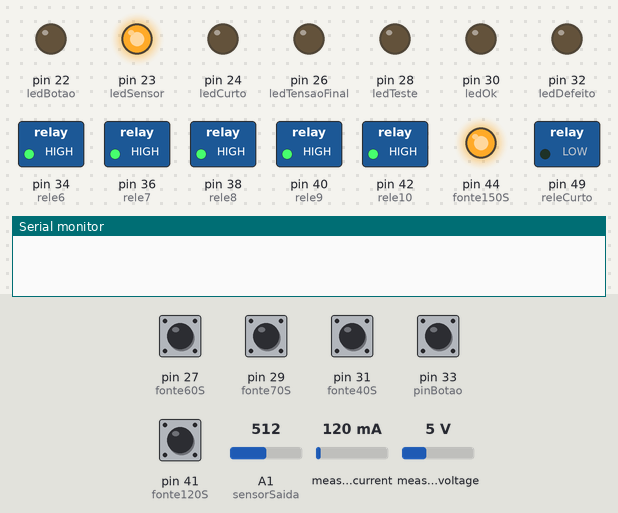
Bench run of a sketch on a simulated Arduino Mega 2560, built with avr-gcc and run on an emulated ATmega2560. Shown: switched loads named in the sketch (green lamp = pin HIGH), output pins drawn as LEDs (lit = HIGH), the last lines printed to the serial monitor. Dashed ring = blinking. Inputs (shaded band) come from the test bench; at power-on: pin 27 (fonte60S), pin 29 (fonte70S), pin 31 (fonte40S), pin 33 (pinBotao), pin 41 (fonte120S) HIGH, A1 (sensorSaida) = 512, measured current 120 mA, measured voltage 5 V.

Above: at 1.6 s.
2.3 s: pin 33 (pinBotao) pulled LOW for 0.2 s
At 3.2 s:
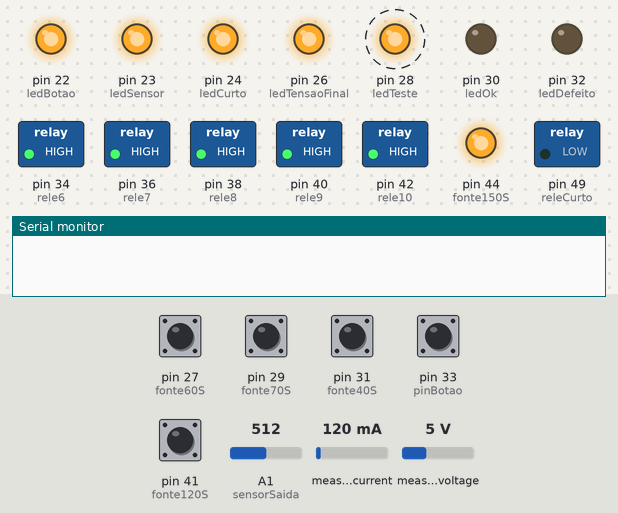
5.3 s: A1 (sensorSaida) set to 476
At 6.2 s:
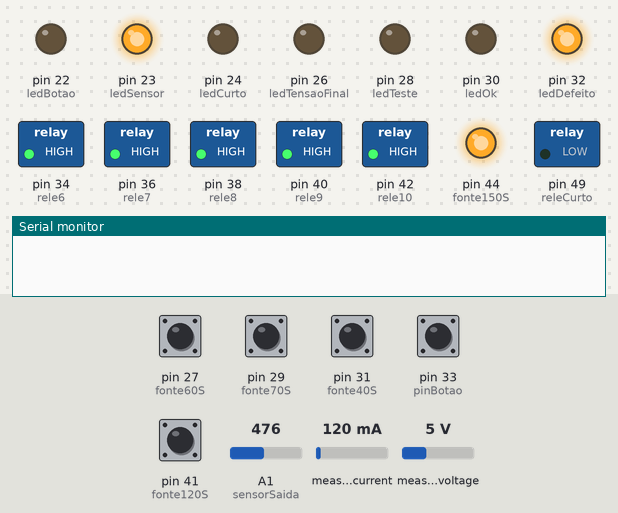
8.3 s: pin 33 (pinBotao) pulled LOW for 1 s
At 9.1 s:
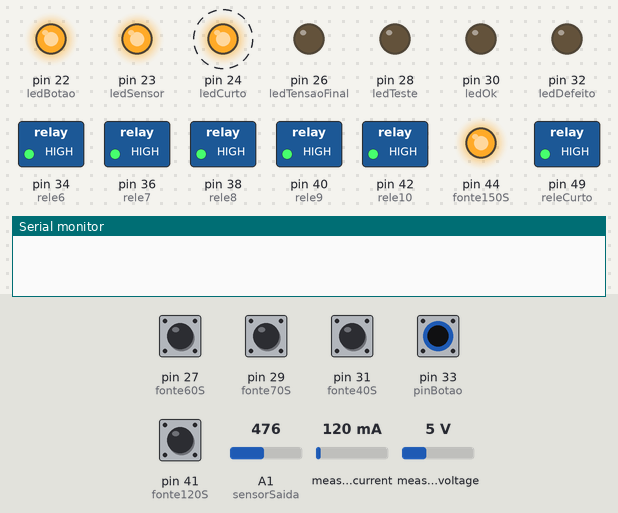
11.3 s: A1 (sensorSaida) set to 511
At 14.9 s:
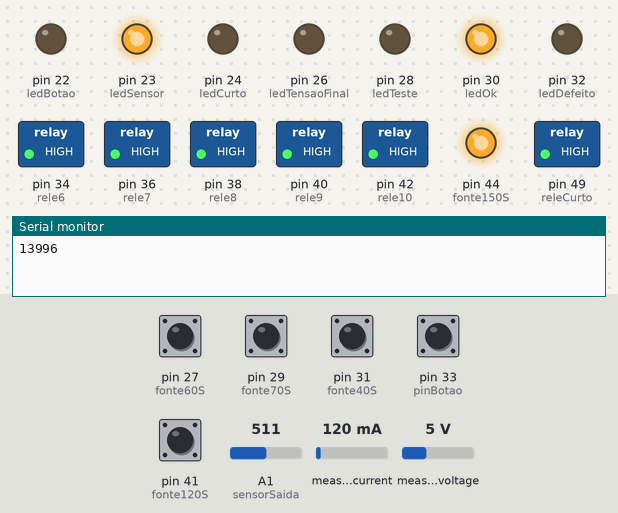
Timing chart, 0 to 18.3 s (numbered marks = the images above; inputs shaded):
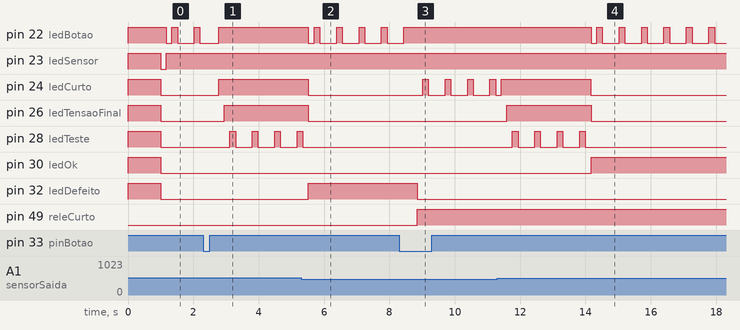

The sketch:

JFA_projeto_v5.ino
```cpp
//ler sensores
#include "EmonLib.h" //INCLUSÃO DE BIBLIOTECA

#define VOLT_CAL 127.0 //VALOR DE CALIBRAÇÃO (DEVE SER AJUSTADO EM PARALELO COM UM MULTÍMETRO)

EnergyMonitor emon1;
//portas entradas
#define pinBotao 33
//seletora
#define fonte40S 31
#define fonte60S 27
#define fonte70S 29
#define fonte120S 41
#define fonte150S  44
#define fonte200S 46
//leds
#define ledBotao 22
#define ledTeste 28
#define ledSensor 23
#define ledOk 30
#define ledDefeito 32
#define ledCurto 24
#define ledTensaoFinal 26
//portas entradas sensores
#define sensor A0
#define sensorSaida A1
#define sensorCorrenteSaida A2
//disjuntores
#define rele1 50
#define rele2 51
#define rele3 53
#define rele4 50
#define rele5 52
#define rele6 34
#define rele7 36
#define rele8 38
#define rele9 40
#define rele10 42
#define rele11 44
#define rele12 46
#define rele13 48
//reles
#define releCurto 49
//varaiveis de tempo
unsigned long timeTeste;
unsigned long tempo;
unsigned long delayPiscaCurto;
unsigned long delayPiscaCurtos;
unsigned long delayCurto;
unsigned long timeCurto;
unsigned long delayRele;
unsigned long timeRele;
//funcoes
void fonte40();
void ligaRede();
void teste_curto();
void fonte60();
void fonte70();
void fonte120();
void fonte150();
void fonte200();
void desliga_fontes();
void controla_led_sensor();
//variavel de cont
int x = 0;
int y = 0;
int varificar = 0;
//variaveis sensores
float tensaoEntrada = 0.0;
float tensaoMedida = 0.0;

float valorR1 = 30000.0;
float valorR2 = 7500.0;
int leituraSensor = 0;
void setup() {
  digitalWrite(rele1, HIGH);
  digitalWrite(rele2, HIGH);
  digitalWrite(rele3, HIGH);
  digitalWrite(rele4, HIGH);
  digitalWrite(rele5, HIGH);
  digitalWrite(rele6, HIGH);
  digitalWrite(rele7, HIGH);
  digitalWrite(rele8, HIGH);
  digitalWrite(rele9, HIGH);
  digitalWrite(rele10, HIGH);
  digitalWrite(rele11, HIGH);
  digitalWrite(rele12, HIGH);
  digitalWrite(rele13, HIGH);
  Serial.begin(9600);//inicia a porta serial na 9600
  //define leds
  pinMode(ledBotao, OUTPUT);
  pinMode(ledOk, OUTPUT);
  pinMode(ledDefeito, OUTPUT);
  pinMode(ledTensaoFinal, OUTPUT);
  pinMode(ledSensor, OUTPUT);
  pinMode(ledTeste, OUTPUT);
  pinMode(ledCurto, OUTPUT);
  //define entradas
  pinMode(pinBotao, INPUT_PULLUP);
  //Seletora
  pinMode(fonte40S, INPUT_PULLUP);
  pinMode(fonte60S, INPUT_PULLUP);
  pinMode(fonte70S, INPUT_PULLUP);
  pinMode(fonte120S, INPUT_PULLUP);
  pinMode(fonte150S, INPUT_PULLUP);
  pinMode(fonte200S, INPUT_PULLUP);
  //define sensores
  pinMode(sensor, INPUT);
  pinMode(sensorSaida, INPUT);
  pinMode(sensorCorrenteSaida, INPUT);
  //disjuntores
  //rele rede
  pinMode(releCurto, OUTPUT);
  //fontes 40
  pinMode(rele1, OUTPUT);
  pinMode(rele2, OUTPUT);
  pinMode(rele3, OUTPUT);
  pinMode(rele4, OUTPUT);
  pinMode(rele5, OUTPUT);
  pinMode(rele6, OUTPUT);
  pinMode(rele7, OUTPUT);
  pinMode(rele8, OUTPUT);
  pinMode(rele9, OUTPUT);
  pinMode(rele10, OUTPUT);
  pinMode(rele11, OUTPUT);
  pinMode(rele12, OUTPUT);
  pinMode(rele13, OUTPUT);
  //sensores
  emon1.voltage(sensor, VOLT_CAL, 1.7);
  acendeTodosLeds();
  delay(1000);
  desligaTodosLeds();
}

void loop() {
  leituraSensor = analogRead(sensorSaida);
  tensaoEntrada = (leituraSensor * 5.0) / 1024.0;
  tensaoMedida = tensaoEntrada / (valorR2 / (valorR1 + valorR2));
  if (!digitalRead(pinBotao) && x == 0) {
    delay(400);
    x = 1;
    desliga_fontes();
    digitalWrite(ledBotao, HIGH);
    digitalWrite(ledOk, LOW);
    digitalWrite(ledDefeito, LOW);
    delayPiscaCurtos = millis();
    delayPiscaCurto = delayPiscaCurtos;
    digitalWrite(ledTensaoFinal, LOW);
  }

  if (x == 0) {
    delayPiscaCurtos = millis();
    delayPiscaCurto = delayPiscaCurtos;
    delayCurto = millis();
    timeCurto = delayCurto;
    digitalWrite(ledTensaoFinal, LOW);
    if (tensaoMedida < 12) {
      x = 0;
    }
  }
  if (tensaoMedida > 12 && x == 1) {
    digitalWrite(ledCurto, HIGH);
    x = 3;
  } else {
    delayCurto = millis();
    if ((delayCurto - timeCurto) > 5000 && x == 1) {
      digitalWrite(ledDefeito, HIGH);
      desliga_fontes();
      x = 0;
      timeCurto = delayCurto;
    }
    if (x == 1) {
      controla_led_curto();
      digitalWrite(releCurto, HIGH);
    }
  }
  if (!digitalRead(fonte40S) && x == 0) {

    y = 1;
    timeTeste = millis();
    tempo = timeTeste;
  }

  if (!digitalRead(fonte60S) && x == 0) {
    y = 2;
    timeTeste = millis();
    tempo = timeTeste;
  }

  if (!digitalRead(fonte70S) && x == 0) {

    y = 3;
    timeTeste = millis();
    tempo = timeTeste;
  }

  if (!digitalRead(fonte120S) && x == 0) {

    y = 4;
    timeTeste = millis();
    tempo = timeTeste;
  }


  if (!digitalRead(fonte150S) && x == 0) {

    y = 5;
    timeTeste = millis();
    tempo = timeTeste;
  }
  if (!digitalRead(fonte200S) && x == 0) {

    y = 6;
    timeTeste = millis();
    tempo = timeTeste;
  }
  if (y == 1 && x == 5) {
    fonte40();
  }
  if (y == 2 && x == 5) {
    fonte60();
  }
  if (y == 3 && x == 5) {
    fonte70();
  }
  if (y == 4 && x == 5) {
    fonte120();

  }
  if (y == 5 && x == 5) {
    fonte150();
  }
  if (y == 6 && x == 5) {
    fonte200();
  }

  emon1.calcVI(17, 100);
  float supplyVoltage   = emon1.Vrms;
  if (y == 1) {
    if (x == 5 && supplyVoltage < 120) {
      digitalWrite(ledDefeito, HIGH);
      desligaLed();
      x = 0;
      y = 0;
      desliga_fontes();
    }
  }
  if (y == 2) {
    if (x == 5 && supplyVoltage < 120) {
      digitalWrite(ledDefeito, HIGH);
      desligaLed();
      x = 0;
      y = 0;
      desliga_fontes();
    }
  }
  if (y == 3) {
    if (x == 5 && supplyVoltage < 120) {
      digitalWrite(ledDefeito, HIGH);
      desligaLed();
      x = 0;
      y = 0;
      desliga_fontes();
    }
  }
  if (y == 4) {
    if (x == 5 && supplyVoltage < 120) {
      digitalWrite(ledDefeito, HIGH);
      desligaLed();
      x = 0;
      y = 0;
      desliga_fontes();
    }
  }
  if (y == 5) {
    if (x == 5 && supplyVoltage < 120) {
      digitalWrite(ledDefeito, HIGH);
      desligaLed();
      x = 0;
      y = 0;
      desliga_fontes();
    }
  }
  if (y == 6) {
    if (x == 5 && supplyVoltage < 120) {
      digitalWrite(ledDefeito, HIGH);
      desligaLed();
      x = 0;
      y = 0;
      desliga_fontes();
    }
  }
  if (supplyVoltage > 120 ) {
    digitalWrite(ledSensor, HIGH);
  } else {
    controla_led_sensor();
    if (x > 1) {
      tempo = timeTeste;
      x = 0;
      digitalWrite(ledDefeito, HIGH);
      desliga_fontes();
      desligaLed();
    }
  }
  if ( tensaoMedida > 12 && x == 3 ) {
    x = 4;
  } else {
    controla_led_tensao();
  }
  if ( tensaoMedida >  12 && x == 4 ) {
    x = 5;
    digitalWrite(ledTensaoFinal, HIGH);
  } else {
    controla_led_tensao();
  }

  if (tensaoMedida < 12 &&  x == 5) {
    digitalWrite(ledDefeito, HIGH);
    desligaLed();
    digitalWrite(ledTensaoFinal, LOW);
    x = 0;
    desliga_fontes();
  }
  if (x == 0) {
    desliga_fontes();
  }

  if (x == 4) {
    timeTeste = millis();
    tempo = timeTeste;
  }
  if (x == 5) {
    timeTeste = millis();
    if (timeTeste - tempo > 14000) { //3:30 minutos
      tempo = timeTeste;
      digitalWrite(ledDefeito, LOW);
      digitalWrite(ledTeste, LOW);
      digitalWrite(ledCurto, LOW);
      desliga_fontes_devagar();
      x = 0;
      if (x == 0) {
        digitalWrite(ledOk, HIGH);
      }
    }

  }
  if(varificar == 0){
    delayRele = millis();
    timeRele = delayRele;
  }
  controla_led();
  controla_led_teste();
}

void fonte40() {
    digitalWrite(rele10, LOW);
    digitalWrite(rele11, LOW);
    digitalWrite(rele12, LOW);
    digitalWrite(rele13, LOW);
}
void fonte60() {
    digitalWrite(rele10, LOW);
    digitalWrite(rele11, LOW);
    digitalWrite(rele12, LOW);
    digitalWrite(rele13, LOW);
}
void fonte70() {
    digitalWrite(rele10, LOW);
    digitalWrite(rele11, LOW);
    digitalWrite(rele12, LOW);
    digitalWrite(rele13, LOW);
} void fonte120() {
    digitalWrite(rele10, LOW);
    digitalWrite(rele11, LOW);
    digitalWrite(rele12, LOW);
    digitalWrite(rele13, LOW);
}
void fonte150() {
    digitalWrite(rele10, LOW);
    digitalWrite(rele11, LOW);
    digitalWrite(rele12, LOW);
    digitalWrite(rele13, LOW);
}
void fonte200() {
    digitalWrite(rele10, LOW);
    digitalWrite(rele11, LOW);
    digitalWrite(rele12, LOW);
    digitalWrite(rele13, LOW);
}
void desliga_fontes_devagar() {
  varificar = 1;
  delayRele = millis();
  Serial.println(timeRele);
  if (delayRele - timeRele > 600) {
    Serial.println("1");
    digitalWrite(rele1, HIGH);
  }
  if (delayRele - timeRele > 1200) {
    digitalWrite(rele2, HIGH);
  }
  if (delayRele - timeRele > 1800) {
    digitalWrite(rele3, HIGH);
  }
  if (delayRele - timeRele > 2400) {
    digitalWrite(rele4, HIGH);
  }
  if (delayRele - timeRele > 3000) {
    digitalWrite(rele5, HIGH);
  }
  if (delayRele - timeRele > 3600) {
    digitalWrite(rele6, HIGH);
  }
  if (delayRele - timeRele > 4200) {
    digitalWrite(rele7, HIGH);
  }
  if (delayRele - timeRele > 4800) {
    digitalWrite(rele8, HIGH);
  }
  if (delayRele - timeRele > 5400) {
    digitalWrite(rele9, HIGH);
  }
  if (delayRele - timeRele > 6000) {
    digitalWrite(rele10, HIGH);
  }
  if (delayRele - timeRele > 6600) {
    digitalWrite(rele11, HIGH);
  }
  if (delayRele - timeRele > 7200) {
    digitalWrite(rele12, HIGH);
  }
  if (delayRele - timeRele > 7800) {
    digitalWrite(rele13, HIGH);
  }
  varificar = 0;
}
void desliga_fontes() {
  digitalWrite(rele1, HIGH);
  digitalWrite(rele2, HIGH);
  digitalWrite(rele3, HIGH);
  digitalWrite(rele4, HIGH);
  digitalWrite(rele5, HIGH);
  digitalWrite(rele6, HIGH);
  digitalWrite(rele7, HIGH);
  digitalWrite(rele8, HIGH);
  digitalWrite(rele9, HIGH);
  digitalWrite(rele10, HIGH);
  digitalWrite(rele11, HIGH);
  digitalWrite(rele12, HIGH);
  digitalWrite(rele13, HIGH);
}
void controla_led() {

  static unsigned long delayPisca;
  if (x == 0) {
    if ( (millis() - delayPisca) < 300 ) {
      digitalWrite(ledBotao, HIGH);
    } else {
      digitalWrite(ledBotao, LOW);
    }

    if ( (millis() - delayPisca) >= 600 ) {
      delayPisca = millis();
    }
  }
}
void controla_led_tensao() {
  static unsigned long delayPisca;
  if (x >= 3 && x <= 4) {
    if ( (millis() - delayPisca) < 300 ) {
      digitalWrite(ledTensaoFinal, HIGH);
    } else {
      digitalWrite(ledTensaoFinal, LOW);
    }

    if ( (millis() - delayPisca) >= 600 ) {
      delayPisca = millis();
    }
  }
}
void controla_led_teste() {
  static unsigned long delayPisca;
  if (x == 5) {
    if ( (millis() - delayPisca) < 300 ) {
      digitalWrite(ledTeste, HIGH);
    } else {
      digitalWrite(ledTeste, LOW);
    }

    if ( (millis() - delayPisca) >= 600 ) {
      delayPisca = millis();
    }
  }
}
void controla_led_sensor() {
  static unsigned long delayPisca;
  if ( (millis() - delayPisca) < 300 ) {
    digitalWrite(ledSensor, HIGH);
  } else {
    digitalWrite(ledSensor, LOW);
  }

  if ( (millis() - delayPisca) >= 600 ) {
    delayPisca = millis();
  }
}
void controla_led_curto() {
  static unsigned long delayPisca;
  if ( (millis() - delayPisca) < 300 ) {
    digitalWrite(ledCurto, HIGH);
  } else {
    digitalWrite(ledCurto, LOW);
  }

  if ( (millis() - delayPisca) >= 600 ) {
    delayPisca = millis();
  }
}
void acende_led_OK() {
  digitalWrite(ledOk, HIGH);
}
void desligaTodosLeds() {
  digitalWrite(ledTeste, LOW);
  digitalWrite(ledCurto, LOW);
  digitalWrite(ledSensor, LOW);
  digitalWrite(ledDefeito, LOW);
  digitalWrite(ledOk, LOW);
  digitalWrite(ledTensaoFinal, LOW);
}
void desligaLed() {
  digitalWrite(ledTeste, LOW);
  digitalWrite(ledCurto, LOW);
  digitalWrite(ledTensaoFinal, LOW);

}
void acendeTodosLeds() {
  digitalWrite(ledTeste, HIGH);
  digitalWrite(ledCurto, HIGH);
  digitalWrite(ledSensor, HIGH);
  digitalWrite(ledDefeito, HIGH);
  digitalWrite(ledOk, HIGH);
  digitalWrite(ledTensaoFinal, HIGH);
  digitalWrite(ledBotao, HIGH);
}
```

Measured:
- the behaviour switches between 492 and 491 on A1 (sensorSaida) (found by bisection; images 1 and 2)
- after the input at 2.3 s, pin 24 (ledCurto): LOW → HIGH after 0.48 s; pin 26 (ledTensaoFinal): LOW → HIGH after 0.65 s; pin 28 (ledTeste): alternates HIGH for 0.17 s and LOW for 0.52 s, starting after 0.82 s
- after the input at 5.3 s, pin 22 (ledBotao): HIGH → LOW after 0.22 s, then repeats every 0.69 s: HIGH 0.17 s, LOW 0.52 s; pin 24 (ledCurto), pin 26 (ledTensaoFinal): HIGH → LOW after 0.22 s; pin 28 (ledTeste): goes on until 5.4 s, then stays LOW; pin 32 (ledDefeito): LOW → HIGH after 0.22 s
- after the input at 8.3 s, pin 22 (ledBotao): goes on until 8.4 s, then stays HIGH; pin 24 (ledCurto): alternates HIGH for 0.17 s and LOW for 0.52 s, starting after 0.72 s; pin 32 (ledDefeito): HIGH → LOW after 0.54 s; pin 49 (releCurto): LOW → HIGH after 0.54 s
- after the input at 11.3 s, pin 26 (ledTensaoFinal): LOW → HIGH after 0.29 s, → LOW 2.6 s later; pin 28 (ledTeste): alternates HIGH for 0.17 s and LOW for 0.52 s, 8 changes in all, then stays LOW, starting after 0.46 s; pin 30 (ledOk): LOW → HIGH after 2.9 s; pin 32 (ledDefeito): stays LOW (without the input it goes to HIGH after 2.0 s)
